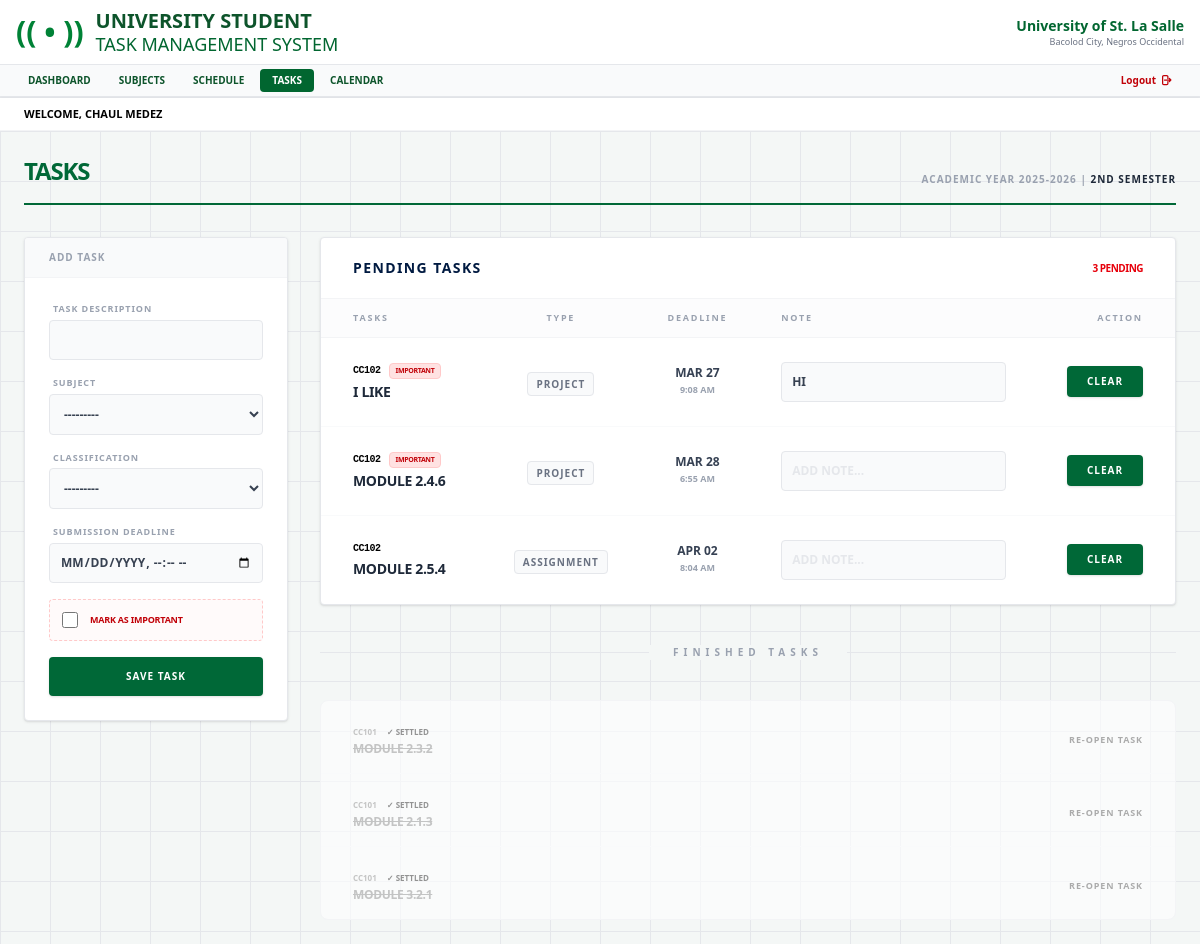
/add/ (signed in), run on the app's committed database.
### assignmenttracker/models.py (models this page shows, shortened)
class Task(models.Model):
    user = models.ForeignKey(User, on_delete=models.CASCADE)
    subject = models.ForeignKey(Subject, on_delete=models.CASCADE, related_name='tasks')
    title = models.CharField(max_length=200)
    due_date = models.DateTimeField()
    notes = models.TextField(null=True, blank=True)
    is_done = models.BooleanField(default=False)
    CATEGORY_CHOICES = [
        ('assignment', 'Assignment'),
        ('quiz', 'Quiz'),
        ('project', 'Project'),
        ('exam', 'Exam'),
    ]
    category = models.CharField(max_length=50, choices=CATEGORY_CHOICES)
    is_major = models.BooleanField(default=False)

class Subject(models.Model):
    user = models.ForeignKey(User, on_delete=models.CASCADE)
    code = models.CharField(max_length=20)
    name = models.CharField(max_length=100)
    days = models.CharField(max_length=20)
    start_time = models.TimeField()
    end_time = models.TimeField()
    color = models.CharField(max_length=20, default='bg-green-700')
    def __str__(self):
        return f"{self.code} - {self.name}"

### assignmenttracker/views.py (the view)
# urls.py: path('add/', views.add_assignment, name='add_assignment'),
@login_required
def add_assignment(request):
    if request.method == 'POST':
        form = AssignmentForm(request.POST)
        if form.is_valid():
            task = form.save(commit=False)
            task.user = request.user
            task.save()
            messages.success(request, "Task added to ledger.")
            return redirect('add_assignment')
    else:
        form = AssignmentForm()
        form.fields['subject'].queryset = Subject.objects.filter(user=request.user)
    active_tasks = Task.objects.filter(user=request.user, is_done=False).order_by('due_date')
    done_tasks = Task.objects.filter(user=request.user, is_done=True).order_by('-due_date')[:5]
    return render(request, 'assignmenttracker/add_assignment.html', {
        'active_tasks': active_tasks,
        'done_tasks': done_tasks,
        'form': form
    })

### assignmenttracker/templates/assignmenttracker/add_assignment.html (shortened to what this page needs)
{% extends 'base.html' %}
{% load static %}
{% block content %}
<div class="bg-[#f4f7f6] min-h-screen p-6" style="background-image: linear-gradient(#e5e7eb 1px, transparent 1px), linear-gradient(90deg, #e5e7eb 1px, transparent 1px); background-size: 50px 50px;">
    <div class="max-w-6xl mx-auto">
        <div class="flex flex-col md:flex-row justify-between items-end border-b-2 border-[#006837] pb-4 mb-8">
            <div>
                <h2 class="text-2xl font-black text-[#006837] uppercase tracking-tighter">Tasks</h2>
            </div>
            <div class="text-right hidden md:block">
                <p class="text-[10px] font-black text-gray-400 uppercase tracking-widest">Academic Year 2025-2026 | <span class="text-gray-800">2nd Semester</span></p>
            </div>
        </div>
        <div class="grid grid-cols-1 lg:grid-cols-4 gap-8">
            <div class="lg:col-span-1">
                <div class="bg-white rounded shadow-sm border border-gray-200 overflow-hidden sticky top-6">
                    <div class="bg-gray-50 px-6 py-3 border-b border-gray-100">
                        <h3 class="text-[10px] font-black text-gray-400 uppercase tracking-widest">Add Task</h3>
                    </div>
                    <form method="POST" class="p-6 space-y-4">
                        <div>
                            <label class="block text-[9px] font-black text-gray-400 uppercase mb-1 ml-1 tracking-widest">Task Description</label>
                            {{ form.title }}
                        </div>
                        <div class="grid grid-cols-1 gap-4">
                            <div>
                                <label class="block text-[9px] font-black text-gray-400 uppercase mb-1 ml-1 tracking-widest">Subject</label>
                                {{ form.subject }}
                            </div>
                            <div>
                                <label class="block text-[9px] font-black text-gray-400 uppercase mb-1 ml-1 tracking-widest">Classification</label>
                                {{ form.category }}
                            </div>
                        </div>
                        <div>
                            <label class="block text-[9px] font-black text-gray-400 uppercase mb-1 ml-1 tracking-widest">Submission Deadline</label>
                            {{ form.due_date }}
                        </div>
                        <div class="flex items-center space-x-3 p-3 bg-red-50/40 border border-dashed border-red-200 rounded">
                            {{ form.is_major }}
                            <label class="text-[9px] font-black text-red-700 uppercase cursor-pointer leading-none tracking-tight">Mark as Important</label>
                        </div>
                        <button type="submit" class="w-full py-3 bg-[#006837] text-white font-black uppercase text-[10px] rounded shadow-sm hover:bg-green-800 transition-all tracking-widest active:scale-95">
                            Save Task
                        </button>
                    </form>
                </div>
            </div>
            <div class="lg:col-span-3 space-y-10">
                <div class="bg-white rounded shadow-sm border border-gray-200 overflow-hidden">
                    <div class="px-8 py-5 border-b border-gray-100 flex justify-between items-center">
                        <h3 class="text-sm font-black text-[#001a41] uppercase tracking-widest">Pending Tasks </h3>
                        <span class="text-[10px] font-black text-red-600 uppercase tracking-tighter">{{ active_tasks.count }} Pending</span>
                    </div>
                    <div class="overflow-x-auto">
                        <table class="w-full text-left">
                            <thead class="bg-gray-50/50 border-b border-gray-100">
                                <tr class="text-[9px] font-black text-gray-400 uppercase tracking-[0.2em]">
                                    <th class="px-8 py-3">Tasks</th>
                                    <th class="px-4 py-3 text-center">Type</th>
                                    <th class="px-8 py-3 text-center">Deadline</th>
                                    <th class="px-4 py-3">Note</th>
                                    <th class="px-8 py-3 text-right">Action</th>
                                </tr>
                            </thead>
                            <tbody class="divide-y divide-gray-50">
                                {% for task in active_tasks %}
                                <tr class="hover:bg-green-50/10 transition-colors group">
                                    <td class="px-8 py-6">
                                        <div class="flex items-center gap-2 mb-1">
                                            <span class="text-[10px] font-mono font-black uppercase tracking-tighter {{ task.subject.color|cut:'bg-'|add:'text-'|default:'text-[#006837]' }}">
                                                {{ task.subject.code }}
                                            </span>
                                            {% if task.is_major %}
                                            <span class="text-[7px] bg-red-100 text-red-700 px-1.5 py-0.5 rounded font-black uppercase tracking-tighter border border-red-200">
                                                Important
                                            </span>
                                            {% endif %}
                                        </div>
                                        <span class="text-sm font-black text-gray-800 uppercase block tracking-tight leading-tight">
                                            {{ task.title }}
                                        </span>
                                    </td>
                                    <td class="px-4 py-6 text-center">
                                        <span class="text-[10px] text-gray-500 font-black uppercase tracking-widest border border-gray-200 px-2 py-1 rounded bg-gray-50">
                                            {{ task.get_category_display }}
                                        </span>
                                    </td>
                                    <td class="px-8 py-6 text-center">
                                        <span class="text-xs font-black text-gray-700 uppercase block leading-none">
                                            {{ task.due_date|date:"M d" }}
                                        </span>
                                        <span class="text-[9px] text-gray-400 font-black  mt-1 block">
                                            {{ task.due_date|time:"g:i A" }}
                                        </span>
                                    </td>
                                    <td class="px-4 py-6 min-w-[150px]">
                                        <form action="{% url 'update_task_note' task.id %}" method="POST">
                                            <input type="text"
                                                   name="notes"
                                                   value="{{ task.notes|default:'' }}"
                                                   placeholder="ADD NOTE..."
                                                   onblur="if(this.value != '{{ task.notes|default:'' }}') this.form.submit()"
                                                   class="note-input w-full bg-transparent border-none text-[10px] font-bold text-gray-500 uppercase focus:ring-0 placeholder:text-gray-200 ">
                                        </form>
                                    </td>
                                    <td class="px-8 py-6 text-right">
                                        <a href="{% url 'mark_done' task.id %}"
                                           class="bg-[#006837] text-white px-5 py-2 rounded text-[10px] font-black uppercase tracking-widest hover:bg-black transition-all active:scale-95 inline-block shadow-sm">
                                            Clear
                                        </a>
                                    </td>
                                </tr>
                                {% empty %}
                                <tr>
                                    <td colspan="5" class="text-center py-20">
                                        <p class="text-gray-300 font-black uppercase text-xs  tracking-[0.3em]">No Pending Requirements</p>
                                    </td>
                                </tr>
                                {% endfor %}
                            </tbody>
                        </table>
                    </div>
                </div>
                <div class="relative flex items-center justify-center">
                    <div class="absolute inset-0 flex items-center"><div class="w-full border-t border-gray-200"></div></div>
                    <span class="relative px-6 bg-[#f4f7f6] text-[10px] font-black text-gray-400 uppercase tracking-[0.5em]">Finished Tasks</span>
                </div>
                <div class="bg-white/60 rounded-lg border border-gray-100 overflow-hidden">
                    <table class="w-full text-left">
                        <tbody class="divide-y divide-gray-50">
                            {% for task in done_tasks %}
                            <tr class="grayscale opacity-60">
                                <td class="px-8 py-4">
                                    <span class="text-[8px] font-black text-gray-400 uppercase">{{ task.subject.code }} <span class="text-[#006837] ml-2">✓ Settled</span></span>
                                    <span class="text-xs font-black text-gray-400 uppercase block line-through tracking-tight">{{ task.title }}</span>
                                </td>
                                <td class="px-8 py-4 text-right">
                                    <a href="{% url 'undo_task' task.id %}" class="text-[9px] font-black text-blue-500 hover:text-[#006837] uppercase tracking-widest">Re-open Task</a>
                                </td>
                            </tr>
                            {% endfor %}
                        </tbody>
                    </table>
                </div>
            </div>
        </div>
    </div>
</div>
{% endblock %}

### theme/templates/base.html (shortened to what this page needs)
{% load static tailwind_tags %}
<!DOCTYPE html>
<html lang="en">
<head>
    {% tailwind_css %}
</head>
<body class="bg-gray-100 font-sans leading-normal tracking-normal">
    <nav class="bg-white border-b border-gray-200">
        <div class="max-w-full px-4 py-2 flex justify-between items-center">
            <div class="flex items-center space-x-3">
                <div class="text-green-700 text-3xl font-bold">(( • ))</div>
                <div>
                    <h1 class="text-xl font-bold text-green-900 leading-tight uppercase">University Student</h1>
                    <h2 class="text-lg text-green-800 leading-tight uppercase">Task Management System</h2>
                </div>
            </div>
            <div class="flex items-center space-x-4">
                <div class="text-right hidden md:block">
                    <p class="text-green-800 font-bold text-sm">University of St. La Salle</p>
                    <p class="text-gray-500 text-xs text-[9px]">Bacolod City, Negros Occidental</p>
                </div>
            </div>
        </div>
        <div class="bg-gray-50 border-y border-gray-200">
            <div class="flex justify-between items-center px-4 py-1">
                <div class="flex space-x-1 text-[10px] font-bold uppercase text-purple-900 whitespace-nowrap overflow-x-auto">
                    <a href="{% url 'dashboard' %}" class="px-3 py-1 {% if request.resolver_match.url_name == 'dashboard' %}bg-green-800 text-white{% else %}hover:bg-green-700 hover:text-white text-green-900{% endif %} rounded transition-colors">Dashboard</a>
                    <a href="{% url 'subject_list' %}" class="px-3 py-1 {% if request.resolver_match.url_name == 'subject_list' %}bg-green-800 text-white{% else %}hover:bg-green-700 hover:text-white text-green-900{% endif %} rounded transition-colors">Subjects</a>
                    <a href="{% url 'schedule' %}" class="px-3 py-1 {% if request.resolver_match.url_name == 'schedule' %}bg-green-800 text-white{% else %}hover:bg-green-700 hover:text-white text-green-900{% endif %} rounded transition-colors">Schedule</a>
                    <a href="{% url 'add_assignment' %}" class="px-3 py-1 {% if request.resolver_match.url_name == 'add_assignment' %}bg-green-800 text-white{% else %}hover:bg-green-700 hover:text-white text-green-900{% endif %} rounded transition-colors">Tasks</a>
                     <a href="{% url 'calendar_view' %}" class="px-3 py-1 {% if request.resolver_match.url_name == 'calendar_view' %}bg-green-800 text-white{% else %}hover:bg-green-700 hover:text-white text-green-900{% endif %} rounded transition-colors">Calendar</a>
                </div>
                <div class="flex text-[10px] font-bold uppercase">
                    <form action="{% url 'logout' %}" method="post" class="inline">
                        <button type="submit" class="px-3 py-1 text-red-700 hover:bg-red-700 hover:text-white rounded transition-all flex items-center space-x-1">
                            <span>Logout</span>
                        </button>
                    </form>
                </div>
            </div>
        </div>
    </nav>
    <div class="bg-white px-6 py-2 border-b border-gray-100 shadow-sm">
        <p class="text-[11px] font-black text-black uppercase">
            Welcome, {{ user.first_name }} {{ user.last_name|default:"ALEAH JELEIN CORDOVA AREVALO" }}
        </p>
    </div>
    <main>
        {% block content %}
        {% endblock %}
    </main>
</body>
</html>

### data on the page
Task: subject.code "CC102", is_major "IMPORTANT", title "I LIKE", category "PROJECT", due_date "MAR 27", due_date "9:08 AM", notes "hi"
Task: subject.code "CC102", is_major "IMPORTANT", title "MODULE 2.4.6", category "PROJECT", due_date "MAR 28", due_date "6:55 AM"
Task: subject.code "CC102", title "MODULE 2.5.4", category "ASSIGNMENT", due_date "APR 02", due_date "8:04 AM"
Task: subject.code "CC101", title "MODULE 2.3.2"
Task: subject.code "CC101", title "MODULE 2.1.3"
Task: subject.code "CC101", title "MODULE 3.2.1"

### other printed values
{{ user.first_name }} "CHAUL"
{{ user.last_name|default:"ALEAH JELEIN CORDOVA AREVALO" }} "MEDEZ"
{{ active_tasks.count }} "3"
